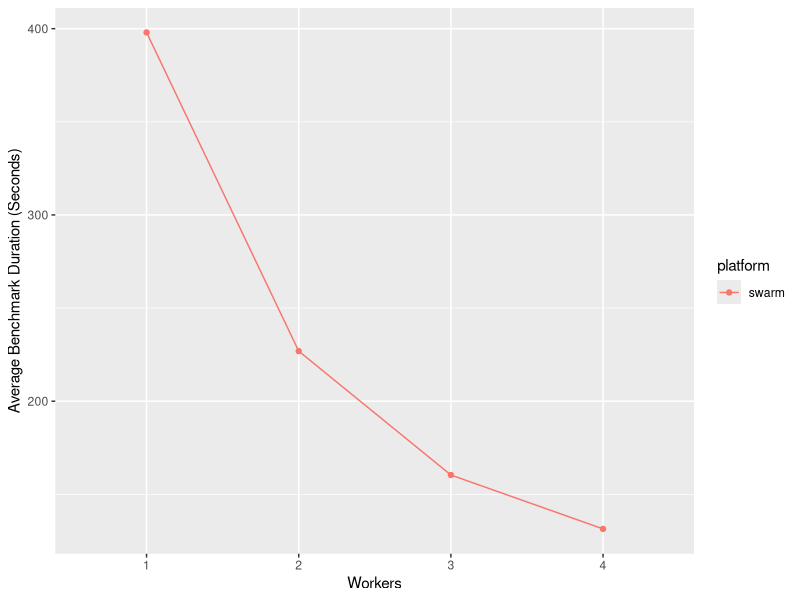
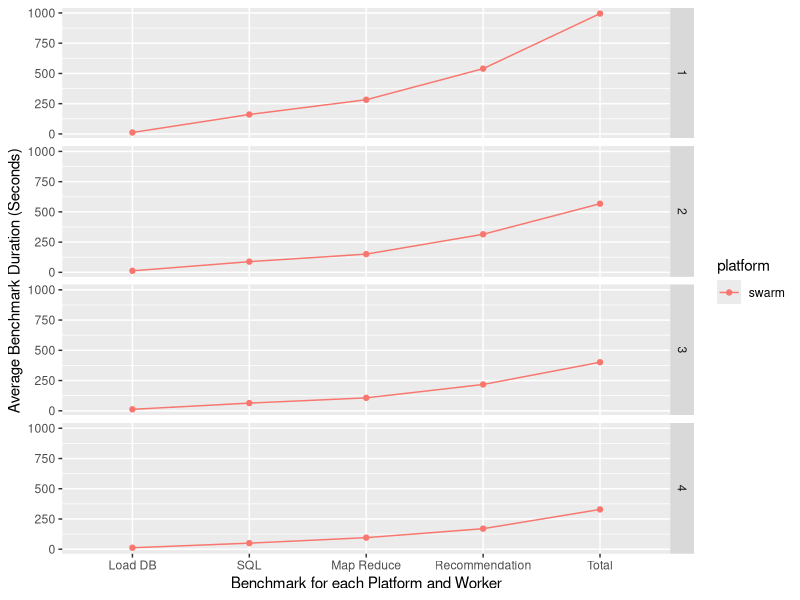

R code for these plots, in order:
## ---- chunk 1
knitr::opts_chunk$set(echo = TRUE)
## ---- chunk 2
# import data
library(readr)
dd <- read_delim("data.csv", ";", escape_double = FALSE, col_types = cols(workers = col_number()), trim_ws = TRUE)
library(data.table)
dd <- as.data.table(dd)
dd$platform <- as.factor(dd$platform)
dd$workers <- as.factor(dd$workers)
dd$benchmark <- as.factor(dd$benchmark)
dd$seconds <- as.numeric(dd$seconds)
dd$benchmark = with(dd, reorder(benchmark, seconds, median))

library(ggplot2)
library(scales)

# plot 1
dd1 <- dd[, list(seconds=mean(seconds)), by=list(workers, platform)]
ggplot(dd1, aes(x=workers, y=seconds, group=platform, color=platform)) + geom_point() + geom_line() + xlab("Workers") + ylab("Average Benchmark Duration (Seconds)")
# plot 2
dd2 <- dd[, list(seconds=mean(seconds)), by=list(benchmark, workers, platform)]
ggplot(dd2, aes(x=benchmark, y=seconds, group=platform, color=platform)) + geom_point() + geom_line() + facet_grid(workers ~ ., scales='fixed') + xlab("Benchmark for each Platform and Worker") + ylab("Average Benchmark Duration (Seconds)")

dd2
